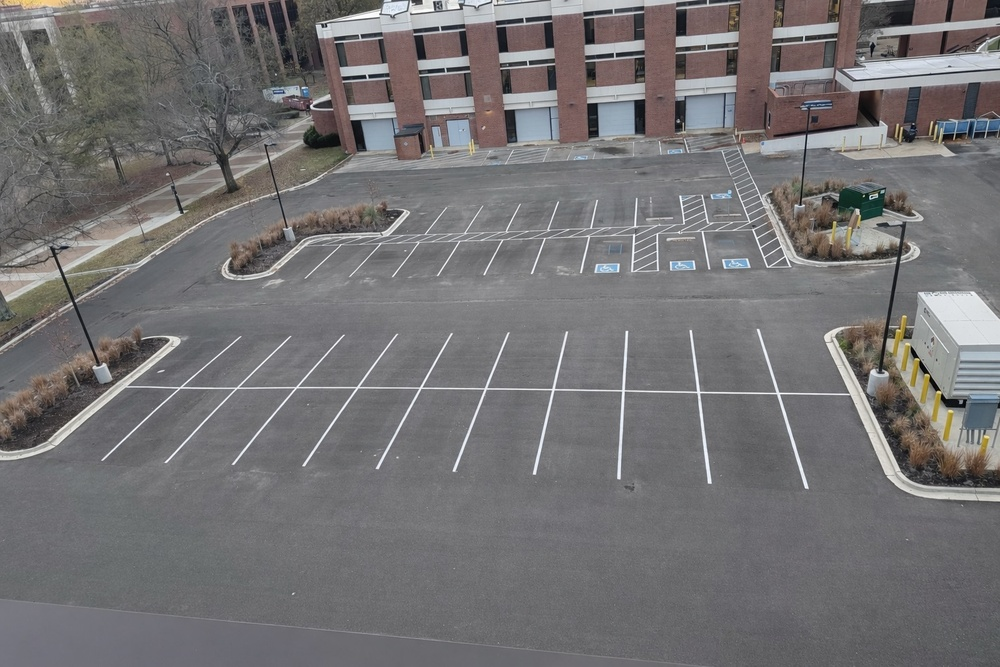
#> input picture blank_lot/ empty1.jpeg, 1000 x 667 px, shrunk from 1536 x 1024 before the run, found by its file name; its folder holds only this picture in this run
$ python roi_labeler.py --image 'blank_lot/ empty1.jpeg'
#> lines starting #> are read from the running program, lines starting #| are printed output that depends on the picture; after the words box and inside, x2 and y2 are one past the last pixel; in counts of white or black regions, pixels touching at a corner belong together
import json
import argparse
from pathlib import Path
from typing import Optional

import cv2
import numpy as np


IMAGE_EXTS = {".jpg", ".jpeg", ".png", ".bmp", ".tif", ".tiff", ".webp"}


def find_latest_image(folder: Path) -> Path:
    if not folder.exists() or not folder.is_dir():
        raise FileNotFoundError(f"Folder not found: {folder.resolve()}")

    images = [p for p in folder.iterdir() if p.is_file() and p.suffix.lower() in IMAGE_EXTS]
    if not images:
        raise FileNotFoundError(
            f"No images found in {folder.resolve()} (supported: {sorted(IMAGE_EXTS)})"
        )

    # Most recently modified
    images.sort(key=lambda p: p.stat().st_mtime, reverse=True)
    return images[0]


def load_image(path: Path):
    img = cv2.imread(str(path))
#> img is the input picture: shape (667, 1000, 3); mean B, G, R 115.6, 114.5, 116.2
    if img is None:
        raise FileNotFoundError(f"Could not read image: {path.resolve()}")
    return img


def main():
    ap = argparse.ArgumentParser()
    ap.add_argument("--folder", default="blank_lot", help="Folder containing blank-lot images (default: blank_lot)")
    ap.add_argument("--image", default="", help="Optional: specific image filename inside --folder (overrides latest)")
    ap.add_argument("--out", default="spots.json", help="Output spots.json path")
    args = ap.parse_args()

    folder = Path(args.folder)

    if args.image.strip():
        image_path = folder / args.image.strip()
        if not image_path.exists():
            raise FileNotFoundError(f"Image not found: {image_path.resolve()}")
    else:
        image_path = find_latest_image(folder)

    print(f"Using image: {image_path.resolve()}")
    img = load_image(image_path)

    spots = []
    current_points = []
    current_type = "regular"

    help_text = [
        "Click 4 corners for a spot",
        "Keys:",
        "  n = name this spot (enter PS id)",
        "  t = toggle type regular/accessible",
        "  u = undo last point",
        "  s = save json",
        "  q = quit"
    ]

    def redraw():
        canvas = img.copy()

        # draw existing spots
        for s in spots:
            poly = np.array(s["polygon"], dtype=np.int32).reshape((-1, 1, 2))
            color = (0, 255, 0) if s["type"] == "regular" else (255, 0, 0)
            cv2.polylines(canvas, [poly], True, color, 2)

            pts = poly.reshape(-1, 2)
            cx, cy = int(np.mean(pts[:, 0])), int(np.mean(pts[:, 1]))
            cv2.putText(canvas, s["id"], (cx - 20, cy),
                        cv2.FONT_HERSHEY_SIMPLEX, 0.6, color, 2)

        # draw current in-progress
        for p in current_points:
            cv2.circle(canvas, p, 4, (0, 255, 255), -1)

        if len(current_points) >= 2:
            cv2.polylines(canvas, [np.array(current_points, dtype=np.int32)],
                          False, (0, 255, 255), 2)

        y = 20
        for line in help_text:
            cv2.putText(canvas, line, (10, y),
                        cv2.FONT_HERSHEY_SIMPLEX, 0.55, (255, 255, 255), 2)
            y += 22
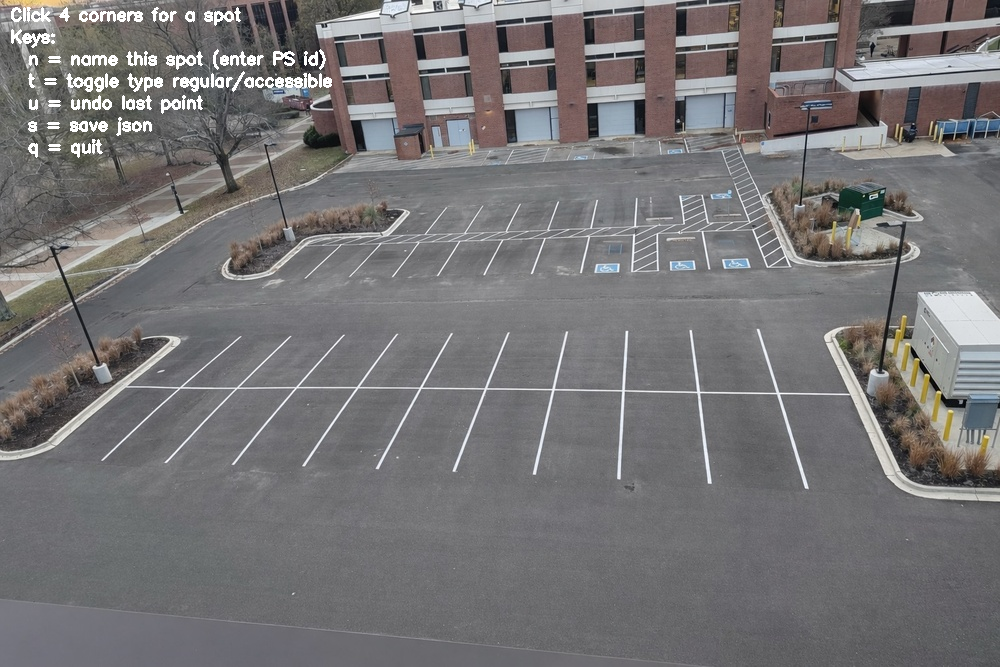
#> canvas: shape (667, 1000, 3); 1.14% of pixels changed, all inside (x1, y1, x2, y2) = (11, 7, 332, 158)
#> after the loop, y = 174

        cv2.putText(canvas, f"Current type: {current_type}", (10, y + 10),
                    cv2.FONT_HERSHEY_SIMPLEX, 0.65, (255, 255, 255), 2)
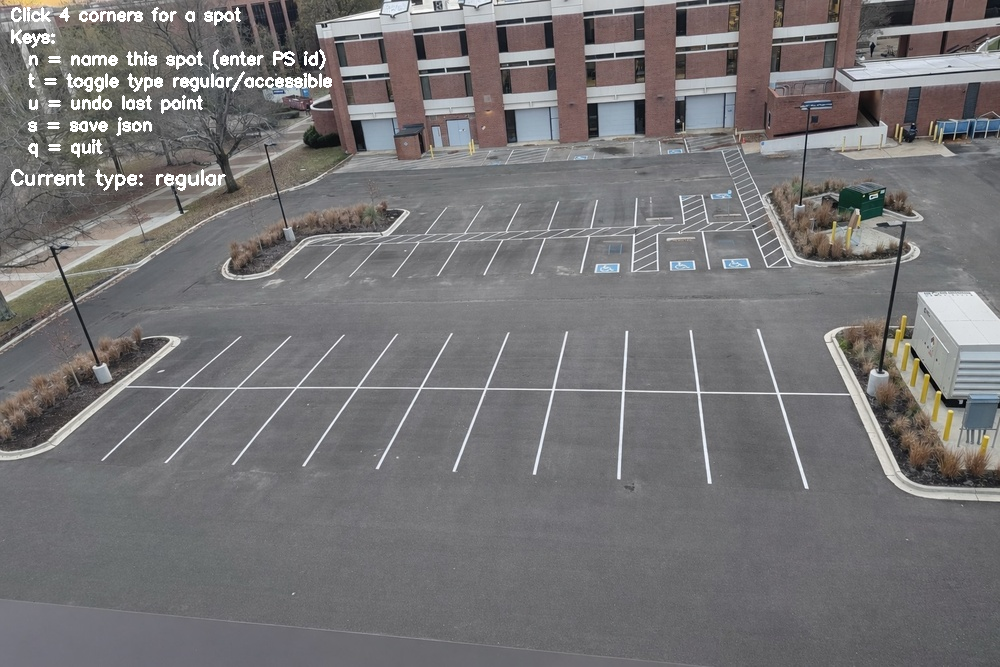
#> canvas: shape (667, 1000, 3); 0.2% of pixels changed, all inside (x1, y1, x2, y2) = (11, 169, 226, 191)

        cv2.imshow("ROI Labeler", canvas)

    def on_mouse(event, x, y, flags, param):
        nonlocal current_points
        if event == cv2.EVENT_LBUTTONDOWN:
            current_points.append((x, y))
            redraw()

    cv2.namedWindow("ROI Labeler", cv2.WINDOW_NORMAL)
    cv2.setMouseCallback("ROI Labeler", on_mouse)
    redraw()

    while True:
        key = cv2.waitKey(0) & 0xFF
#> (key q is pressed here)

        if key == ord("q"):
            break

        if key == ord("u"):
            if current_points:
                current_points.pop()
                redraw()

        if key == ord("t"):
            current_type = "accessible" if current_type == "regular" else "regular"
            redraw()

        if key == ord("n"):
            if len(current_points) < 4:
                print("Need 4 points before naming the spot.")
                continue

            spot_id = input("Enter spot id (ex: PS1): ").strip()
            if not spot_id:
                print("Invalid id.")
                continue

            spots.append({
                "id": spot_id,
                "type": current_type,
                "polygon": current_points[:4]
            })
            current_points = []
            print(f"Added {spot_id} ({current_type})")
            redraw()

        if key == ord("s"):
            out = {
                "occupied_ratio_threshold": 0.025,
                "spots": spots
            }
            with open(args.out, "w", encoding="utf-8") as f:
                json.dump(out, f, indent=2)
            print(f"Saved: {Path(args.out).resolve()}")

    cv2.destroyAllWindows()


if __name__ == "__main__":
    main()

$ run again, on blank_lot/empty1.webp
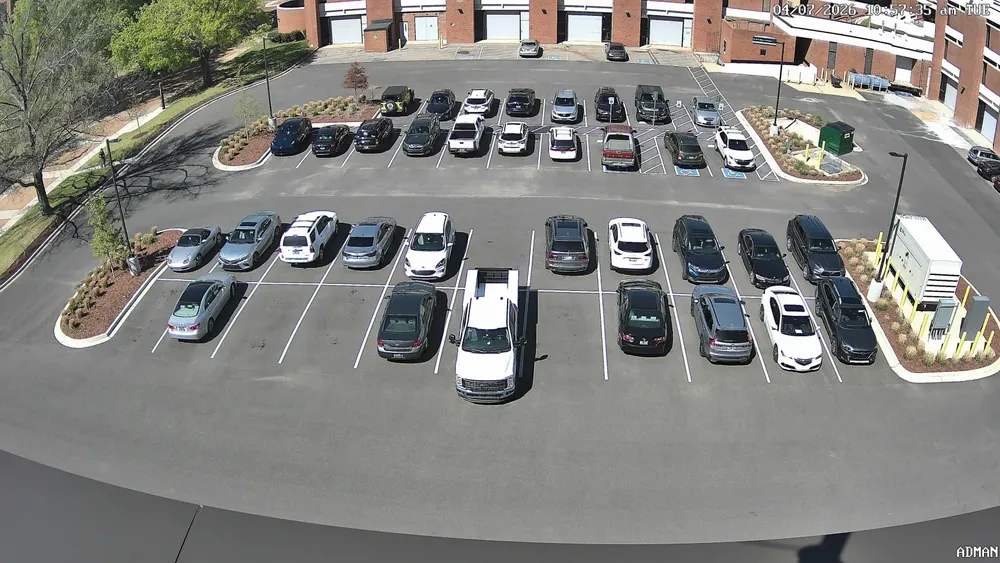
#> input picture blank_lot/empty1.webp, 1000 x 563 px, shrunk from 1698 x 956 before the run, found by its file name
#> in load_image, img is the input picture: shape (563, 1000, 3); mean B, G, R 127.4, 131.4, 131.4
#> after the loop in redraw, `for line in help_text:`:
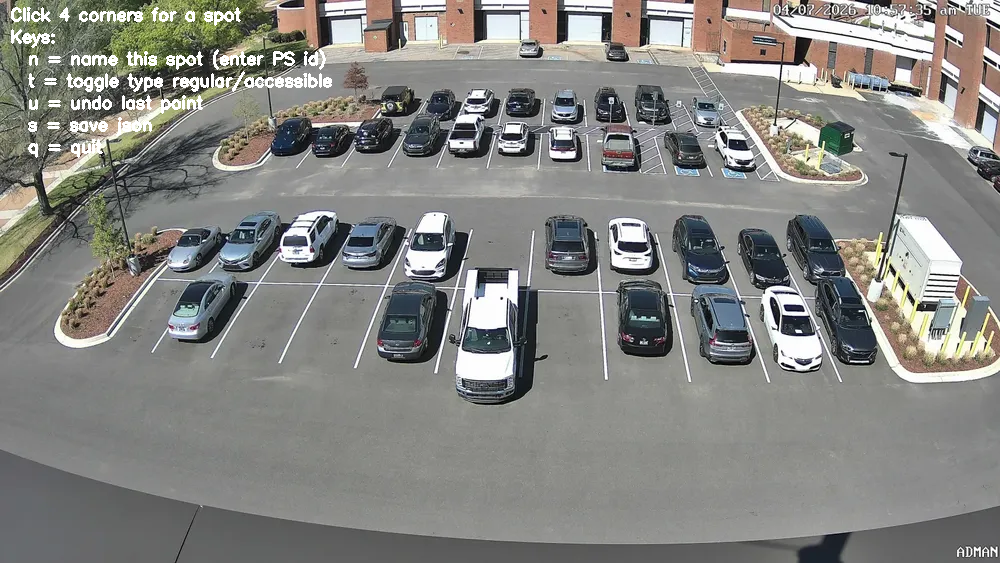
#> canvas: shape (563, 1000, 3); 1.35% of pixels changed, all inside (x1, y1, x2, y2) = (11, 7, 332, 158)
#> after the loop in redraw, `for line in help_text:`: y = 174
#> in redraw, `cv2.putText(canvas, f"Current type: {current_type}", (10, y + 10), cv2..`:
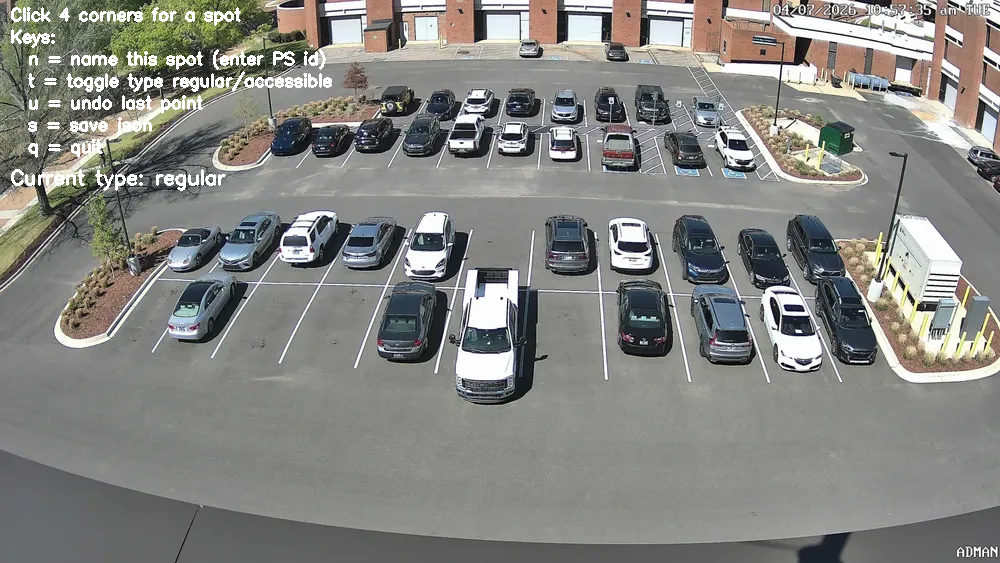
#> canvas: shape (563, 1000, 3); 0.24% of pixels changed, all inside (x1, y1, x2, y2) = (11, 169, 226, 191)

$ run again, on blank_lot/empty2.png
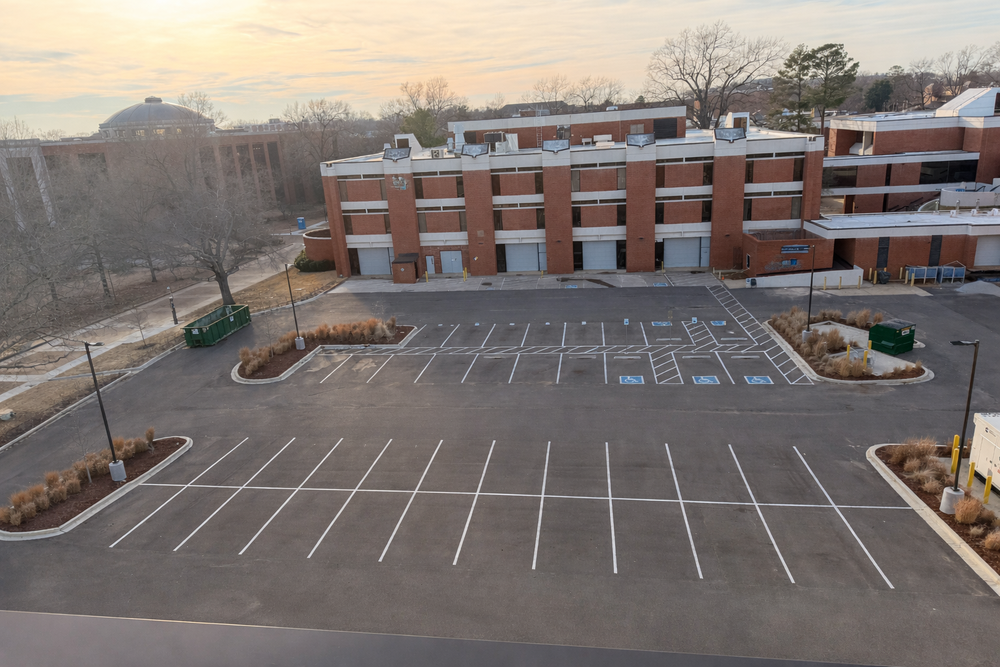
#> input picture blank_lot/empty2.png, 1000 x 667 px, shrunk from 1536 x 1024 before the run, found by its file name
#> in load_image, img is the input picture: shape (667, 1000, 3); mean B, G, R 114.5, 118.6, 126.9
#> after the loop in redraw, `for line in help_text:`:
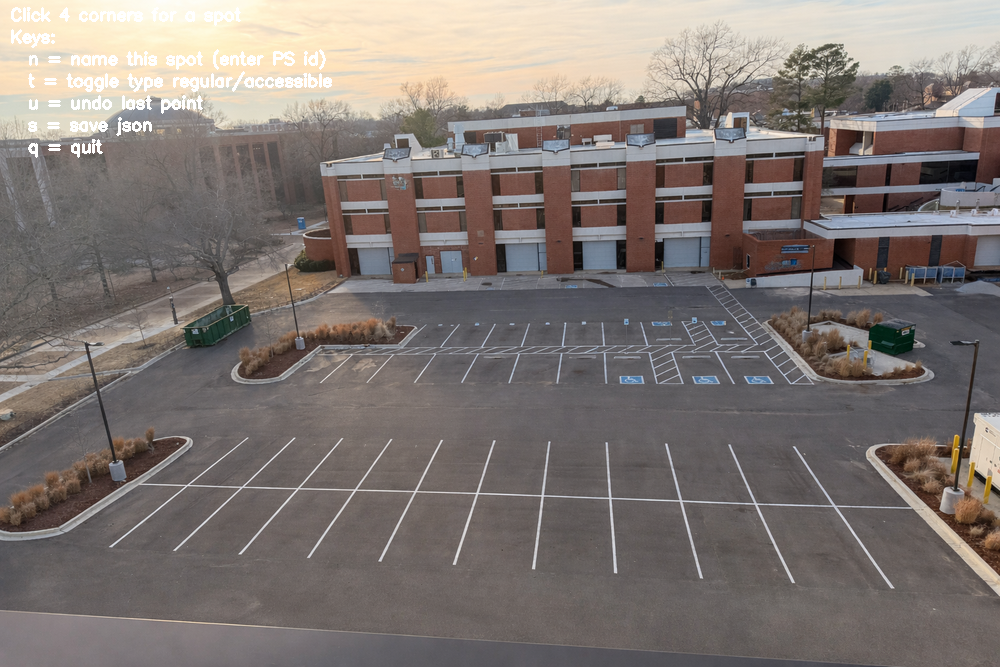
#> canvas: shape (667, 1000, 3); 1.14% of pixels changed, all inside (x1, y1, x2, y2) = (11, 7, 332, 158)
#> after the loop in redraw, `for line in help_text:`: y = 174
#> in redraw, `cv2.putText(canvas, f"Current type: {current_type}", (10, y + 10), cv2..`:
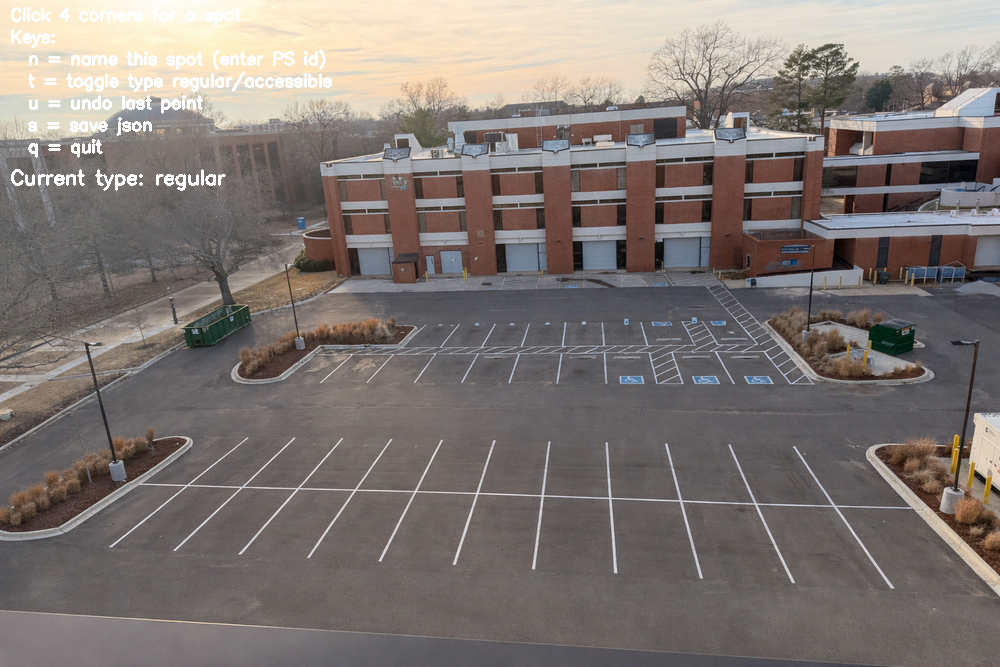
#> canvas: shape (667, 1000, 3); 0.2% of pixels changed, all inside (x1, y1, x2, y2) = (11, 169, 226, 191)
